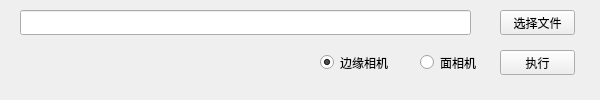
<?xml version="1.0" encoding="UTF-8"?>
<ui version="4.0">
 <class>AlgoLocalRunDialog</class>
 <widget class="QWidget" name="AlgoLocalRunDialog">
  <property name="geometry">
   <rect>
    <x>0</x>
    <y>0</y>
    <width>600</width>
    <height>100</height>
   </rect>
  </property>
  <property name="windowTitle">
   <string>创建批号</string>
  </property>
  <widget class="QRadioButton" name="edgeRadio">
   <property name="geometry">
    <rect>
     <x>320</x>
     <y>50</y>
     <width>91</width>
     <height>25</height>
    </rect>
   </property>
   <property name="text">
    <string>边缘相机</string>
   </property>
   <property name="checked">
    <bool>true</bool>
   </property>
  </widget>
  <widget class="QRadioButton" name="faceRadio">
   <property name="geometry">
    <rect>
     <x>420</x>
     <y>50</y>
     <width>61</width>
     <height>25</height>
    </rect>
   </property>
   <property name="text">
    <string>面相机</string>
   </property>
  </widget>
  <widget class="QLineEdit" name="lineEdit">
   <property name="geometry">
    <rect>
     <x>20</x>
     <y>10</y>
     <width>451</width>
     <height>25</height>
    </rect>
   </property>
   <property name="readOnly">
    <bool>true</bool>
   </property>
  </widget>
  <widget class="QPushButton" name="chooseFileBtn">
   <property name="geometry">
    <rect>
     <x>500</x>
     <y>10</y>
     <width>75</width>
     <height>25</height>
    </rect>
   </property>
   <property name="text">
    <string>选择文件</string>
   </property>
  </widget>
  <widget class="QPushButton" name="okBtn">
   <property name="geometry">
    <rect>
     <x>500</x>
     <y>50</y>
     <width>75</width>
     <height>25</height>
    </rect>
   </property>
   <property name="text">
    <string>执行</string>
   </property>
  </widget>
 </widget>
 <resources/>
 <connections/>
</ui>
